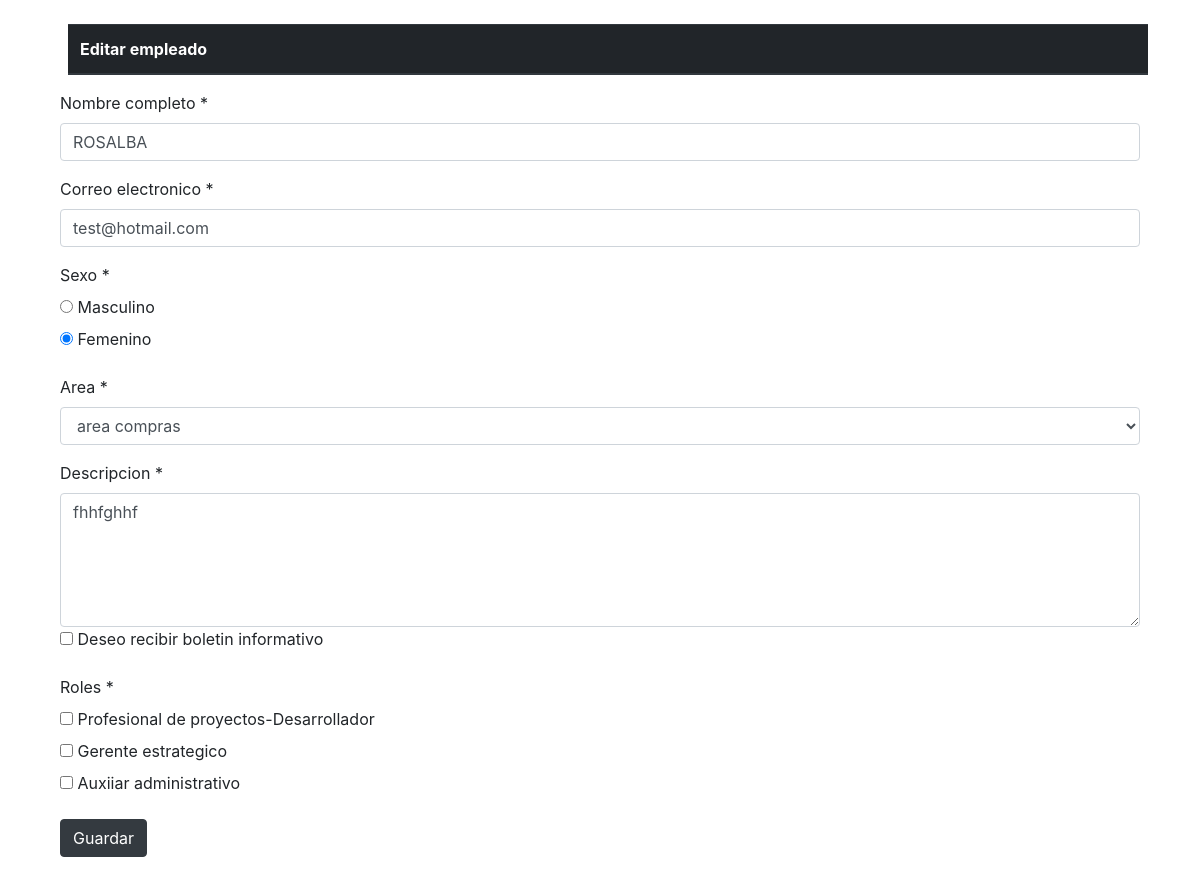
/Editarempleado?emp=3, run on the app's committed database.
### tables this page shows
CREATE TABLE `empleados` (
  `id` int(11) NOT NULL,
  `nombre` varchar(255) NOT NULL,
  `email` varchar(255) NOT NULL,
  `sexo` char(1) NOT NULL,
  `area_id` int(11) NOT NULL,
  `description` text NOT NULL,
  `boletin` int(11) NOT NULL
);

CREATE TABLE `roles` (
  `id` int(11) NOT NULL,
  `nombre` varchar(255) NOT NULL
);

### application/controllers/EditarEmpleado.php (called while the page is built, shortened)
<?php
class EditarEmpleado extends CI_Controller {
	public function __construct()
	{
		$this->load->model('areas_model');
		$this->load->model('roles_model');
		$this->load->model('empleado_model');
		$this->load->helper('url');
    }
    public function index()
	{
		if($this->input->get('emp')){
			$idemp=$this->input->get('emp');
		}else{
			$idemp=0;
		}
		$data["empleado"]=$this->empleado_model->getEmledoById($idemp);
		$data["areas"]=$this->areas_model->getArea();
		$data["roles"]=$this->roles_model->getRoles();
		$this->load->view('editar',$data);
	}
}

### index.php (called while the page is built, shortened)
<?php
require_once BASEPATH.'core/CodeIgniter.php';

### application/models/empleado_model.php (called while the page is built, shortened)
<?php
class Empleado_model extends CI_Model {
    function getEmledoById($idEmp){
        $query = $this->db->query("SELECT * from empleados where empleados.id=".$idEmp);
        $result = $query->result_array();
        return $result;
    }
}

### application/models/areas_model.php (called while the page is built, shortened)
<?php
class Areas_model extends CI_Model {
    function getArea(){
        $query = $this->db->get('areas');
        return $query->result();
    }
}

### application/models/roles_model.php (called while the page is built, shortened)
<?php
class Roles_model extends CI_Model {
    function getRoles(){
        $query = $this->db->get('roles');
        return $query->result();
    }
}

### application/views/editar.php (the view, shortened to what this page needs)
?><!DOCTYPE html>
<html lang="en">
<head>
	<link rel="stylesheet" href="https://maxcdn.bootstrapcdn.com/bootstrap/4.0.0/css/bootstrap.min.css">
	<link rel="stylesheet" href="assets/css/style.css">
</head>
<body>
	<div class="container mt-4">
		<div id="app" class="container m-2">
			<table class="table table-striped">
				<thead class="thead-dark">
					<tr>
						<th>Editar empleado</th>
					</tr>
				</thead>
			</table>
		</div>
	</div>
	<div class="container">
		<div class="col-sm-12">
		<form id="formItem" action="CrearEmpleado/crearEmpleado">
            <div  class="form-group">
                <label for="">Nombre completo *</label>
                <input name="nombre" type="text" class="form-control"  placeholder="Nombre" value="<?= $empleado[0]['nombre'] ?>" required>
			</div>
			<div  class="form-group">
                <label for="">Correo electronico *</label>
                <input name="email" type="text" class="form-control"  placeholder="Nombre" value="<?= $empleado[0]['email'] ?>" required>
			</div>
			<div  class="form-group">
                <label for="">Sexo *</label>
				<div class="radio">
					<?php if($empleado[0]['sexo']=='m'){ ?>
						<label><input type="radio"  value="m" name="genero" checked> Masculino</label><br>
					<?php }else{?>
						<label><input type="radio"  value="m" name="genero"> Masculino</label><br>
					<?php }?>
					<?php if($empleado[0]['sexo']=='f'){ ?>
						<label><input type="radio" value="f" name="genero" checked> Femenino</label>
					<?php }else{?>
						<label><input type="radio" value="f" name="genero"> Femenino</label>
					<?php }?>
				</div>
			</div>
			<div class="form-group">
			<label for="sel1">Area *</label>
			<select class="form-control" id="area" name="area">
				<?php foreach ($areas as $area) {?>
					<?php if($area->id ==  $empleado[0]['area_id']) {?>
						<option selected value="<?= $area->id;?>"><?= $area->area;?></option>
					<?php } else{ ?>
						<option value="<?= $area->id;?>"><?= $area->area;?></option>
					<?php } ?>
				<?php } ?>
			</select>
			</div>
            <div class="form-group">
            <label for="">Descripcion *</label>
				<textarea class="form-control"  name="descripcion" cols="30" rows="5"><?= $empleado[0]['description'] ?></textarea>
			<label class="checkbox-inline">
					<?php if($empleado[0]['boletin'] == '1') {?>
						<input type="checkbox"  name="boletin" checked>
					<?php } else{ ?>
						<input type="checkbox"  name="boletin">
					<?php } ?>
				Deseo recibir boletin informativo
			</label>
			</div>
			<div class="form-group">
			<label for="">Roles *</label>
				<?php foreach ($roles as $rol) {?>
					<div class="checkbox">
						<label><input type="checkbox" name="check_list[]" value="<?= $rol->id;?>"> <?= $rol->nombre;?></label>
					</div>
				<?php } ?>
			</div>
			<button type="submit" class="btn btn-dark btn-md">Guardar</button>
        </form>
		</div>
	</div>
	<br>
	<br>
</body>
</html>

### data on the page
empleados: nombre "ROSALBA", email "test@hotmail.com", descripcion "fhhfghhf"
roles: nombre "Profesional de proyectos-Desarrollador"
roles: nombre "Gerente estrategico"
roles: nombre "Auxiiar administrativo"

### other printed values
form field area "area compras"
